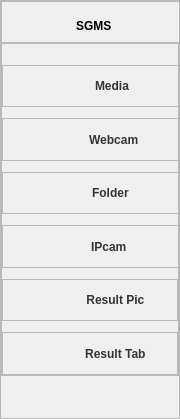
           <widget class="QFrame" name="leftBox">
            <property name="sizePolicy">
             <sizepolicy hsizetype="Fixed" vsizetype="Expanding">
              <horstretch>0</horstretch>
              <verstretch>0</verstretch>
             </sizepolicy>
            </property>
            <property name="minimumSize">
             <size>
              <width>180</width>
              <height>0</height>
             </size>
            </property>
            <property name="maximumSize">
             <size>
              <width>180</width>
              <height>16777215</height>
             </size>
            </property>
            <property name="styleSheet">
             <string notr="true">QFrame#leftBox  {
    /*background-color: rgba(255, 255, 255, 80%);*/
    border: 0px solid rgba(0, 0, 0, 40%);
	border-top:none;
	border-bottom:none;
	border-left:none;
}
</string>
            </property>
            <property name="frameShape">
             <enum>QFrame::Shape::StyledPanel</enum>
            </property>
            <property name="frameShadow">
             <enum>QFrame::Shadow::Raised</enum>
            </property>
            <layout class="QVBoxLayout" name="verticalLayout_2" stretch="10,80,10">
             <property name="spacing">
              <number>0</number>
             </property>
             <property name="leftMargin">
              <number>0</number>
             </property>
             <property name="topMargin">
              <number>0</number>
             </property>
             <property name="rightMargin">
              <number>0</number>
             </property>
             <property name="bottomMargin">
              <number>0</number>
             </property>
             <item>
              <widget class="QFrame" name="leftbox_top">
               <property name="sizePolicy">
                <sizepolicy hsizetype="Expanding" vsizetype="Preferred">
                 <horstretch>0</horstretch>
                 <verstretch>0</verstretch>
                </sizepolicy>
               </property>
               <property name="minimumSize">
                <size>
                 <width>180</width>
                 <height>0</height>
                </size>
               </property>
               <property name="frameShape">
                <enum>QFrame::Shape::StyledPanel</enum>
               </property>
               <property name="frameShadow">
                <enum>QFrame::Shadow::Raised</enum>
               </property>
               <layout class="QHBoxLayout" name="horizontalLayout_8" stretch="6">
                <property name="spacing">
                 <number>5</number>
                </property>
                <property name="leftMargin">
                 <number>10</number>
                </property>
                <property name="topMargin">
                 <number>10</number>
                </property>
                <property name="rightMargin">
                 <number>15</number>
                </property>
                <property name="bottomMargin">
                 <number>3</number>
                </property>
                <item>
                 <widget class="QFrame" name="top_intro">
                  <property name="minimumSize">
                   <size>
                    <width>160</width>
                    <height>0</height>
                   </size>
                  </property>
                  <property name="maximumSize">
                   <size>
                    <width>160</width>
                    <height>180</height>
                   </size>
                  </property>
                  <property name="styleSheet">
                   <string notr="true">QLabel{
	color: black;
	font: 600 italic 9pt &quot;Segoe UI&quot;;
	font-weight: bold;
}
QFrame{
	border:none;
}</string>
                  </property>
                  <property name="frameShape">
                   <enum>QFrame::Shape::StyledPanel</enum>
                  </property>
                  <property name="frameShadow">
                   <enum>QFrame::Shadow::Raised</enum>
                  </property>
                  <layout class="QVBoxLayout" name="verticalLayout_20">
                   <property name="spacing">
                    <number>0</number>
                   </property>
                   <property name="leftMargin">
                    <number>5</number>
                   </property>
                   <property name="topMargin">
                    <number>0</number>
                   </property>
                   <property name="rightMargin">
                    <number>0</number>
                   </property>
                   <property name="bottomMargin">
                    <number>0</number>
                   </property>
                   <item alignment="Qt::AlignmentFlag::AlignHCenter">
                    <widget class="QLabel" name="label_3">
                     <property name="text">
                      <string>SGMS</string>
                     </property>
                    </widget>
                   </item>
                  </layout>
                 </widget>
                </item>
               </layout>
              </widget>
             </item>
             <item>
              <widget class="QFrame" name="leftbox_bottom">
               <property name="sizePolicy">
                <sizepolicy hsizetype="Preferred" vsizetype="Preferred">
                 <horstretch>0</horstretch>
                 <verstretch>0</verstretch>
                </sizepolicy>
               </property>
               <property name="minimumSize">
                <size>
                 <width>0</width>
                 <height>0</height>
                </size>
               </property>
               <property name="maximumSize">
                <size>
                 <width>16777215</width>
                 <height>16777215</height>
                </size>
               </property>
               <property name="styleSheet">
                <string notr="true">QPushButton#src_menu{
	background-image: url(:/leftbox/images/newsize/menu.png);
}
QPushButton#src_folder{
	background-image: url(:/leftbox/images/newsize/folder.png);

}
QPushButton#src_camera{
	background-image: url(:/leftbox/images/newsize/security-camera.png);
}
QPushButton#src_img{
	background-image: url(:/leftbox/images/newsize/gallery.png);
}
QPushButton#src_webcam{
	background-image: url(:/leftbox/images/newsize/photo-camera.png);
}
QPushButton#src_setting{
	background-image:url(:/leftbox/images/newsize/setting.png);
}
QPushButton#src_vsmode{
	background-image:url(:/leftbox/images/newsize/vs.png);
}
QPushButton#src_result{
	background-image:url(:/leftbox/images/newsize/statistics.png);
}
QPushButton#src_table{
	background-image:url(:/leftbox/images/newsize/table.png);
}
QPushButton{
	border:none;
	text-align: center;
	background-repeat: no-repeat;
	background-position: left center;
	border-left: 23px solid transparent;
	color: rgba(0, 0, 0, 199);
	font: 12pt &quot;Times New Roman&quot;;
	font-weight: bold;
	padding-left: 15px;
}
QFrame#cameraBox:hover{
	background-color: rgba(114, 129, 214, 59);
}
QFrame#folderBox:hover{
	background-color: rgba(114, 129, 214, 59);
}
QFrame#imgBox:hover{
	background-color: rgba(114, 129, 214, 59);
}
QFrame#menuBox:hover{
	background-color: rgba(114, 129, 214, 59);
}
QFrame#webcamBox:hover{
	background-color: rgba(114, 129, 214, 59);
}
QFrame#manageBox:hover{
	background-color: rgba(114, 129, 214, 59);
}
QFrame#vsBox:hover{
	background-color: rgba(114, 129, 214, 59);
}
QFrame#resultBox:hover{
	background-color: rgba(114, 129, 214, 59);
}
QFrame#tableBox:hover{
	background-color: rgba(114, 129, 214, 59);
}</string>
               </property>
               <property name="frameShape">
                <enum>QFrame::Shape::StyledPanel</enum>
               </property>
               <property name="frameShadow">
                <enum>QFrame::Shadow::Raised</enum>
               </property>
               <layout class="QVBoxLayout" name="verticalLayout_3" stretch="1,4,1,4,1,4,1,4,1,4,1,4">
                <property name="spacing">
                 <number>0</number>
                </property>
                <property name="leftMargin">
                 <number>0</number>
                </property>
                <property name="topMargin">
                 <number>10</number>
                </property>
                <property name="rightMargin">
                 <number>0</number>
                </property>
                <property name="bottomMargin">
                 <number>0</number>
                </property>
                <item>
                 <spacer name="zSpacer1">
                  <property name="orientation">
                   <enum>Qt::Orientation::Vertical</enum>
                  </property>
                  <property name="sizeHint" stdset="0">
                   <size>
                    <width>20</width>
                    <height>40</height>
                   </size>
                  </property>
                 </spacer>
                </item>
                <item>
                 <widget class="QFrame" name="imgBox">
                  <property name="minimumSize">
                   <size>
                    <width>180</width>
                    <height>0</height>
                   </size>
                  </property>
                  <property name="maximumSize">
                   <size>
                    <width>180</width>
                    <height>16777215</height>
                   </size>
                  </property>
                  <property name="layoutDirection">
                   <enum>Qt::LayoutDirection::LeftToRight</enum>
                  </property>
                  <property name="frameShape">
                   <enum>QFrame::Shape::StyledPanel</enum>
                  </property>
                  <property name="frameShadow">
                   <enum>QFrame::Shadow::Raised</enum>
                  </property>
                  <layout class="QHBoxLayout" name="horizontalLayout_4">
                   <property name="spacing">
                    <number>0</number>
                   </property>
                   <property name="leftMargin">
                    <number>0</number>
                   </property>
                   <property name="topMargin">
                    <number>0</number>
                   </property>
                   <property name="rightMargin">
                    <number>0</number>
                   </property>
                   <property name="bottomMargin">
                    <number>0</number>
                   </property>
                   <item alignment="Qt::AlignmentFlag::AlignLeft">
                    <widget class="QPushButton" name="src_img">
                     <property name="sizePolicy">
                      <sizepolicy hsizetype="Expanding" vsizetype="Preferred">
                       <horstretch>0</horstretch>
                       <verstretch>0</verstretch>
                      </sizepolicy>
                     </property>
                     <property name="minimumSize">
                      <size>
                       <width>180</width>
                       <height>0</height>
                      </size>
                     </property>
                     <property name="maximumSize">
                      <size>
                       <width>180</width>
                       <height>16777215</height>
                      </size>
                     </property>
                     <property name="text">
                      <string>Media</string>
                     </property>
                     <property name="iconSize">
                      <size>
                       <width>30</width>
                       <height>30</height>
                      </size>
                     </property>
                    </widget>
                   </item>
                  </layout>
                 </widget>
                </item>
                <item>
                 <spacer name="zSpacer2">
                  <property name="orientation">
                   <enum>Qt::Orientation::Vertical</enum>
                  </property>
                  <property name="sizeHint" stdset="0">
                   <size>
                    <width>20</width>
                    <height>40</height>
                   </size>
                  </property>
                 </spacer>
                </item>
                <item>
                 <widget class="QFrame" name="webcamBox">
                  <property name="minimumSize">
                   <size>
                    <width>180</width>
                    <height>0</height>
                   </size>
                  </property>
                  <property name="maximumSize">
                   <size>
                    <width>180</width>
                    <height>16777215</height>
                   </size>
                  </property>
                  <property name="layoutDirection">
                   <enum>Qt::LayoutDirection::LeftToRight</enum>
                  </property>
                  <property name="frameShape">
                   <enum>QFrame::Shape::StyledPanel</enum>
                  </property>
                  <property name="frameShadow">
                   <enum>QFrame::Shadow::Raised</enum>
                  </property>
                  <layout class="QHBoxLayout" name="horizontalLayout_7">
                   <property name="spacing">
                    <number>0</number>
                   </property>
                   <property name="leftMargin">
                    <number>0</number>
                   </property>
                   <property name="topMargin">
                    <number>0</number>
                   </property>
                   <property name="rightMargin">
                    <number>0</number>
                   </property>
                   <property name="bottomMargin">
                    <number>0</number>
                   </property>
                   <item alignment="Qt::AlignmentFlag::AlignLeft">
                    <widget class="QPushButton" name="src_webcam">
                     <property name="sizePolicy">
                      <sizepolicy hsizetype="Expanding" vsizetype="Preferred">
                       <horstretch>0</horstretch>
                       <verstretch>0</verstretch>
                      </sizepolicy>
                     </property>
                     <property name="minimumSize">
                      <size>
                       <width>180</width>
                       <height>0</height>
                      </size>
                     </property>
                     <property name="maximumSize">
                      <size>
                       <width>180</width>
                       <height>16777215</height>
                      </size>
                     </property>
                     <property name="layoutDirection">
                      <enum>Qt::LayoutDirection::LeftToRight</enum>
                     </property>
                     <property name="text">
                      <string> Webcam</string>
                     </property>
                     <property name="iconSize">
                      <size>
                       <width>30</width>
                       <height>30</height>
                      </size>
                     </property>
                    </widget>
                   </item>
                  </layout>
                 </widget>
                </item>
                <item>
                 <spacer name="zSpacer4">
                  <property name="orientation">
                   <enum>Qt::Orientation::Vertical</enum>
                  </property>
                  <property name="sizeHint" stdset="0">
                   <size>
                    <width>20</width>
                    <height>40</height>
                   </size>
                  </property>
                 </spacer>
                </item>
                <item>
                 <widget class="QFrame" name="folderBox">
                  <property name="minimumSize">
                   <size>
                    <width>180</width>
                    <height>0</height>
                   </size>
                  </property>
                  <property name="maximumSize">
                   <size>
                    <width>180</width>
                    <height>16777215</height>
                   </size>
                  </property>
                  <property name="layoutDirection">
                   <enum>Qt::LayoutDirection::LeftToRight</enum>
                  </property>
                  <property name="frameShape">
                   <enum>QFrame::Shape::StyledPanel</enum>
                  </property>
                  <property name="frameShadow">
                   <enum>QFrame::Shadow::Raised</enum>
                  </property>
                  <layout class="QHBoxLayout" name="horizontalLayout_6">
                   <property name="spacing">
                    <number>0</number>
                   </property>
                   <property name="leftMargin">
                    <number>0</number>
                   </property>
                   <property name="topMargin">
                    <number>0</number>
                   </property>
                   <property name="rightMargin">
                    <number>0</number>
                   </property>
                   <property name="bottomMargin">
                    <number>0</number>
                   </property>
                   <item alignment="Qt::AlignmentFlag::AlignLeft">
                    <widget class="QPushButton" name="src_folder">
                     <property name="sizePolicy">
                      <sizepolicy hsizetype="Expanding" vsizetype="Preferred">
                       <horstretch>0</horstretch>
                       <verstretch>0</verstretch>
                      </sizepolicy>
                     </property>
                     <property name="minimumSize">
                      <size>
                       <width>180</width>
                       <height>0</height>
                      </size>
                     </property>
                     <property name="maximumSize">
                      <size>
                       <width>180</width>
                       <height>16777215</height>
                      </size>
                     </property>
                     <property name="text">
                      <string> Folder  </string>
                     </property>
                     <property name="iconSize">
                      <size>
                       <width>30</width>
                       <height>30</height>
                      </size>
                     </property>
                     <property name="shortcut">
                      <string>Ctrl+S</string>
                     </property>
                    </widget>
                   </item>
                  </layout>
                 </widget>
                </item>
                <item>
                 <spacer name="verticalSpacer">
                  <property name="orientation">
                   <enum>Qt::Orientation::Vertical</enum>
                  </property>
                  <property name="sizeHint" stdset="0">
                   <size>
                    <width>20</width>
                    <height>40</height>
                   </size>
                  </property>
                 </spacer>
                </item>
                <item>
                 <widget class="QFrame" name="cameraBox">
                  <property name="minimumSize">
                   <size>
                    <width>180</width>
                    <height>0</height>
                   </size>
                  </property>
                  <property name="maximumSize">
                   <size>
                    <width>180</width>
                    <height>16777215</height>
                   </size>
                  </property>
                  <property name="layoutDirection">
                   <enum>Qt::LayoutDirection::LeftToRight</enum>
                  </property>
                  <property name="frameShape">
                   <enum>QFrame::Shape::StyledPanel</enum>
                  </property>
                  <property name="frameShadow">
                   <enum>QFrame::Shadow::Raised</enum>
                  </property>
                  <layout class="QHBoxLayout" name="horizontalLayout_5">
                   <property name="spacing">
                    <number>0</number>
                   </property>
                   <property name="leftMargin">
                    <number>0</number>
                   </property>
                   <property name="topMargin">
                    <number>0</number>
                   </property>
                   <property name="rightMargin">
                    <number>0</number>
                   </property>
                   <property name="bottomMargin">
                    <number>0</number>
                   </property>
                   <item alignment="Qt::AlignmentFlag::AlignLeft">
                    <widget class="QPushButton" name="src_camera">
                     <property name="sizePolicy">
                      <sizepolicy hsizetype="Expanding" vsizetype="Preferred">
                       <horstretch>0</horstretch>
                       <verstretch>0</verstretch>
                      </sizepolicy>
                     </property>
                     <property name="minimumSize">
                      <size>
                       <width>180</width>
                       <height>0</height>
                      </size>
                     </property>
                     <property name="maximumSize">
                      <size>
                       <width>180</width>
                       <height>16777215</height>
                      </size>
                     </property>
                     <property name="text">
                      <string>IPcam  </string>
                     </property>
                     <property name="iconSize">
                      <size>
                       <width>30</width>
                       <height>30</height>
                      </size>
                     </property>
                    </widget>
                   </item>
                  </layout>
                 </widget>
                </item>
                <item>
                 <spacer name="zSpacer3">
                  <property name="orientation">
                   <enum>Qt::Orientation::Vertical</enum>
                  </property>
                  <property name="sizeHint" stdset="0">
                   <size>
                    <width>20</width>
                    <height>40</height>
                   </size>
                  </property>
                 </spacer>
                </item>
                <item>
                 <widget class="QFrame" name="resultBox">
                  <property name="frameShape">
                   <enum>QFrame::Shape::StyledPanel</enum>
                  </property>
                  <property name="frameShadow">
                   <enum>QFrame::Shadow::Raised</enum>
                  </property>
                  <layout class="QHBoxLayout" name="horizontalLayout_27">
                   <property name="spacing">
                    <number>0</number>
                   </property>
                   <property name="leftMargin">
                    <number>0</number>
                   </property>
                   <property name="topMargin">
                    <number>0</number>
                   </property>
                   <property name="rightMargin">
                    <number>0</number>
                   </property>
                   <property name="bottomMargin">
                    <number>0</number>
                   </property>
                   <item>
                    <widget class="QPushButton" name="src_result">
                     <property name="sizePolicy">
                      <sizepolicy hsizetype="Expanding" vsizetype="Preferred">
                       <horstretch>0</horstretch>
                       <verstretch>0</verstretch>
                      </sizepolicy>
                     </property>
                     <property name="minimumSize">
                      <size>
                       <width>180</width>
                       <height>0</height>
                      </size>
                     </property>
                     <property name="maximumSize">
                      <size>
                       <width>180</width>
                       <height>16777215</height>
                      </size>
                     </property>
                     <property name="text">
                      <string>    Result Pic  </string>
                     </property>
                     <property name="iconSize">
                      <size>
                       <width>30</width>
                       <height>30</height>
                      </size>
                     </property>
                    </widget>
                   </item>
                  </layout>
                 </widget>
                </item>
                <item>
                 <spacer name="verticalSpacer_5">
                  <property name="orientation">
                   <enum>Qt::Orientation::Vertical</enum>
                  </property>
                  <property name="sizeHint" stdset="0">
                   <size>
                    <width>20</width>
                    <height>40</height>
                   </size>
                  </property>
                 </spacer>
                </item>
                <item>
                 <widget class="QFrame" name="tableBox">
                  <property name="frameShape">
                   <enum>QFrame::Shape::StyledPanel</enum>
                  </property>
                  <property name="frameShadow">
                   <enum>QFrame::Shadow::Raised</enum>
                  </property>
                  <layout class="QHBoxLayout" name="horizontalLayout_28">
                   <property name="spacing">
                    <number>0</number>
                   </property>
                   <property name="leftMargin">
                    <number>0</number>
                   </property>
                   <property name="topMargin">
                    <number>0</number>
                   </property>
                   <property name="rightMargin">
                    <number>0</number>
                   </property>
                   <property name="bottomMargin">
                    <number>0</number>
                   </property>
                   <item>
                    <widget class="QPushButton" name="src_table">
                     <property name="sizePolicy">
                      <sizepolicy hsizetype="Expanding" vsizetype="Preferred">
                       <horstretch>0</horstretch>
                       <verstretch>0</verstretch>
                      </sizepolicy>
                     </property>
                     <property name="minimumSize">
                      <size>
                       <width>180</width>
                       <height>0</height>
                      </size>
                     </property>
                     <property name="maximumSize">
                      <size>
                       <width>180</width>
                       <height>16777215</height>
                      </size>
                     </property>
                     <property name="text">
                      <string>    Result Tab  </string>
                     </property>
                     <property name="iconSize">
                      <size>
                       <width>30</width>
                       <height>30</height>
                      </size>
                     </property>
                    </widget>
                   </item>
                  </layout>
                 </widget>
                </item>
               </layout>
              </widget>
             </item>
             <item>
              <spacer name="verticalSpacer_2">
               <property name="orientation">
                <enum>Qt::Orientation::Vertical</enum>
               </property>
               <property name="sizeHint" stdset="0">
                <size>
                 <width>20</width>
                 <height>40</height>
                </size>
               </property>
              </spacer>
             </item>
            </layout>
           </widget>
